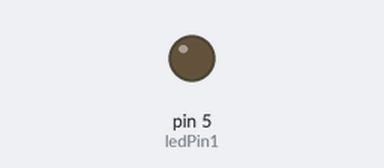
Simulated run of this sketch. Board: Arduino Uno, built with avr-gcc and run on an emulated ATmega328P. On the bench: output pins drawn as LEDs (lit = HIGH).

Above: at 0.1 s.
At 5.1 s:
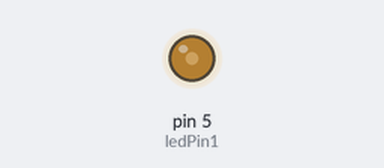
Timing chart, 0 to 6.6 s (numbered marks = the images above):
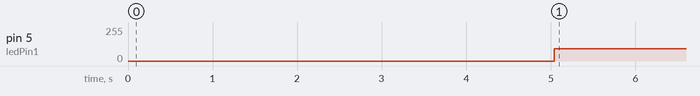

The sketch:

PWM_uncomp.ino
```cpp
const int ledPin1 = 5;
const int pwmWidth = 3;

byte data1 = 0x06;

int counter1 = 0;
const int packet1Size = 31;
bool led1Status = false;
byte packet1[packet1Size];

void initializeTimer()
{
  noInterrupts();
  TCCR1A = 0;
  TCCR1B = 0;
  TCNT1  = 0;

  int freq = 3000;
  int value = 16000000 / 256 /  freq / 2 ; // timer is 8 bits -> 256 values

  OCR1A = value;            // compare match register 16MHz/256/2Hz
  TCCR1B |= (1 << WGM12);   // CTC mode
  TCCR1B |= (1 << CS12);    // 256 prescaler
  TIMSK1 |= (1 << OCIE1A);  // enable timer compare interrupt
  interrupts();             // enable all interrupts
}

ISR(TIMER1_COMPA_vect)
{
 if(counter1 < packet1Size)
 {
    if(packet1[counter1] == 1 && led1Status == false)
    {
      led1Status = true;
      digitalWrite(ledPin1,led1Status);
    }

    if(packet1[counter1] == 0 && led1Status == true)
    {
      led1Status = false;
      digitalWrite(ledPin1,led1Status);
    }
 }

  counter1++;
  if(counter1 == packet1Size)
  {
     counter1 = 0;
     //data1++;
     makePacket1();
  }
}

byte parity(byte x)
{
   byte y;
   y = x ^ (x >> 1);
   y = y ^ (y >> 2);
   y = y ^ (y >> 4);
   y = y ^ (y >> 8);
   y = y ^ (y >>16);
   return y & 1;
}

void makePacket1()
{
  int i=0,j=0;
  while(i<8)
  {
    if(j<4)
    {
      packet1[j++] = 0;
      continue;
    }

    byte tmp = (data1) & (0x80>>i);
    if(tmp == 0)
    {
      packet1[j++] = 1; //part 1 of data
      packet1[j++] = 0; //part 2 of data
      packet1[j++] = 0; //part 3 of data
      i++;
    }
    else
    {
      packet1[j++] = 1; //part 1 of data
      packet1[j++] = 1; //part 2 of data
      packet1[j++] = 0; //part 3 of data
      i++;
    }

    if(i==8)
    {
      if(parity(data1))
      {
        packet1[j++] = 1; //part 1 of parity
        packet1[j++] = 1; //part 2 of parity
        packet1[j++] = 0; //part 3 of parity
      }
      else
      {
        packet1[j++] = 1; //part 1 of parity
        packet1[j++] = 0; //part 2 of parity
        packet1[j++] = 0; //part 3 of parity
      }
    }
  }
//  printPacket();
}

void printPacket()
{
  Serial.print(data1,HEX);
  Serial.print("::");
  int i=0;
  while(i<packet1Size)
  {
    Serial.print(packet1[i]);
    i++;
  }
  Serial.println();
}

void setup()
{
  makePacket1();
  pinMode(ledPin1, OUTPUT);
  Serial.begin(115200);
  delay(5000);
//  printPacket();
  initializeTimer();
}

void loop(){}
```

Measured:
- by itself, pin 5 (ledPin1): 0/255 → 91/255 at 5.0 s
